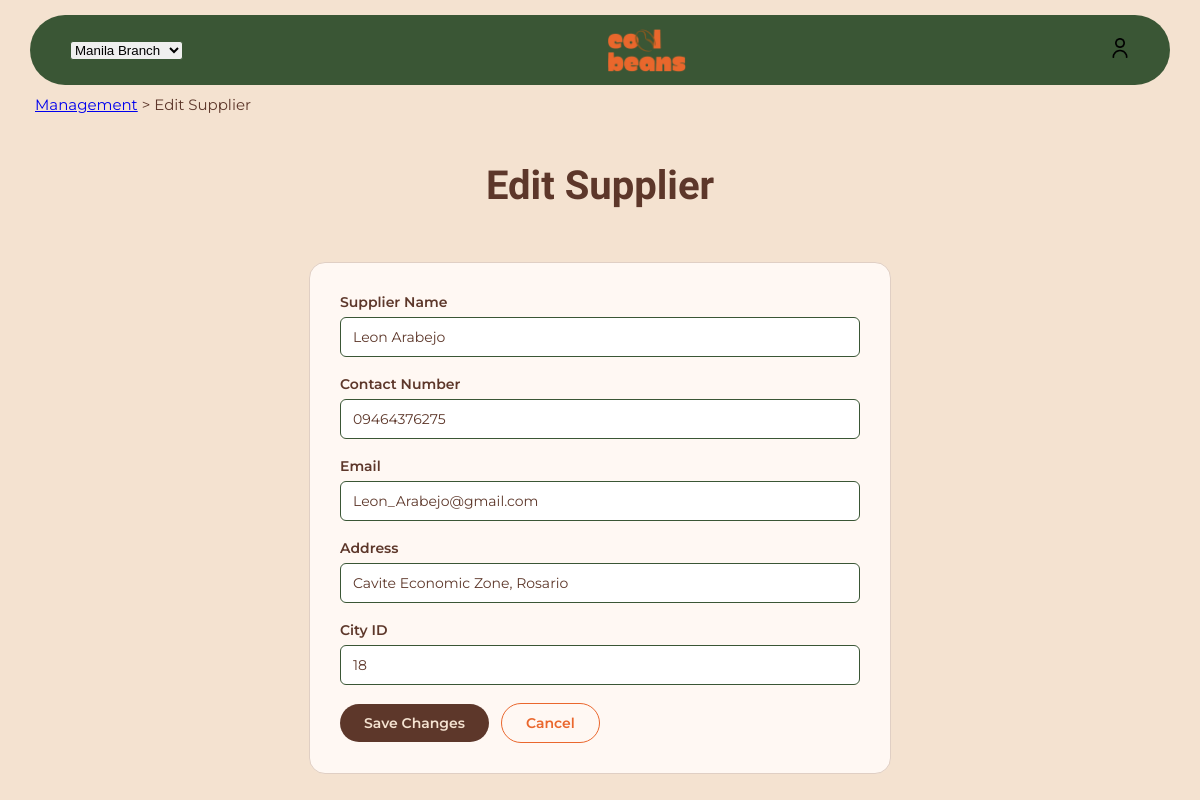
Page /coffee-backend/suppliers/edit_suppliers.php?id=3 on the committed database.
### tables this page shows
CREATE TABLE IF NOT EXISTS `supplier` (
  `supplier_id` INT NOT NULL AUTO_INCREMENT,
  `supplier_name` VARCHAR(100) NOT NULL,
  `contact_number` VARCHAR(45) NOT NULL,
  `email` VARCHAR(100) NOT NULL,
  `address` VARCHAR(255) NULL,
  `city_id` INT NOT NULL,
  PRIMARY KEY (`supplier_id`),
  UNIQUE INDEX `supplier_id_UNIQUE` (`supplier_id` ASC) VISIBLE,
  INDEX `fk_supplier_city1_idx` (`city_id` ASC) VISIBLE,
  CONSTRAINT `fk_supplier_city1`
    FOREIGN KEY (`city_id`)
    REFERENCES `city` (`city_id`)
    ON DELETE NO ACTION
    ON UPDATE NO ACTION);

### coffee-backend/suppliers/edit_suppliers.php (the view, shortened to what this page needs)
<?php
include("../config/db-connect.php");
$id = $_GET['id'];
$stmt = $conn->prepare("SELECT * FROM supplier WHERE supplier_id = ?");
$stmt->bind_param("i", $id);
$stmt->execute();
$supplier = $stmt->get_result()->fetch_assoc();
?>
<!DOCTYPE html>
<html>
<head>
    <link rel="stylesheet" href="../../public/common/style_mgmt.css">
</head>
<body>
    <header>
        <nav>
            <select>
                <option>Manila Branch</option>
            </select>
            <img src="../../public/common/logo.png" class="logo" alt="Cool Beans Logo" />
            <a href=""><img src="../../public/common/user.png" class="icons" /></a>
        </nav>
    </header>
    <div class="breadcrumb">
        <p><a href="../management/management.php">Management</a> &gt; Edit Supplier</p>
    </div>
    <h2>Edit Supplier</h2>
    <div class="form-container">
        <form method="POST" action="edit_suppliers.php?id=<?= $supplier['supplier_id'] ?>">
            <div class="form-group">
                <label>Supplier Name</label>
                <input type="text" name="supplier_name" value="<?= $supplier['supplier_name'] ?>" required>
            </div>
            <div class="form-group">
                <label>Contact Number</label>
                <input type="text" name="contact_number" value="<?= $supplier['contact_number'] ?>">
            </div>
            <div class="form-group">
                <label>Email</label>
                <input type="email" name="email" value="<?= $supplier['email'] ?>">
            </div>
            <div class="form-group">
                <label>Address</label>
                <input type="text" name="address" value="<?= $supplier['address'] ?>">
            </div>
            <div class="form-group">
                <label>City ID</label>
                <input type="number" name="city_id" value="<?= $supplier['city_id'] ?>">
            </div>
            <div class="btn-row">
                <button type="submit">Save Changes</button>
                <a class="cancel-btn" href="../management/management.php?tab=supplier-management">Cancel</a>
            </div>
        </form>
    </div>
</body>
</html>

### public/common/style_mgmt.css (style rules this page uses)
body { background-color: #F4E2D0; color: #5D372A; font-family: 'Montserrat', sans-serif; margin: 0; display: flex; flex-direction: column; align-items: center; }
h2 { font-family: 'Notable', sans-serif; font-size: 40px; color: #5D372A; text-align: center; }
header { width: 95%; display: flex; justify-content: center; position: fixed; top: 15px; z-index: 1000; }
header nav { display: flex; align-items: center; justify-content: space-between; width: 95%; height: 70px; border-radius: 70px; background-color:#3A5635; padding: 0 40px; position: relative; }
header a { text-decoration: none; color: black; font-size: 14px; font-weight: 600; }
.logo { height: 45px; }
.icons { height: 20px; }
.breadcrumb { margin-top: 80px; font-size: 15px; display: flex; align-self: flex-start; padding: 0 0 0 35px; }
input, select { border: solid 1px #3A5635; border-radius: 3px; }
.form-container { width: 90%; max-width: 520px; margin: 20px auto; padding: 30px; background-color: #fff8f3; border: 1px solid #e0cfc4; border-radius: 16px; }
.form-group { display: flex; flex-direction: column; gap: 6px; margin-bottom: 18px; }
.form-group label { font-weight: 600; font-size: 14px; color: #5D372A; }
.form-group input, .form-group select, .form-group textarea { padding: 10px 12px; border: 1px solid #3A5635; border-radius: 6px; font-family: 'Montserrat', sans-serif; font-size: 14px; color: #5D372A; background-color: #fff; width: 100%; box-sizing: border-box; }
.btn-row { display: flex; gap: 12px; margin-top: 8px; align-items: center; }
.btn-row button[type="submit"] { background-color: #5D372A; color: #F4E2D0; border: none; padding: 10px 24px; border-radius: 20px; font-family: 'Montserrat', sans-serif; font-weight: 600; font-size: 14px; cursor: pointer; }
.cancel-btn { padding: 10px 24px; border: 1px solid #EA672D; border-radius: 20px; text-decoration: none; color: #EA672D; font-weight: 600; font-size: 14px; }

### rows in the picture
supplier: supplier_name "Leon Arabejo", contact_number "09464376275", email "Leon_Arabejo@gmail.com", address "Cavite Economic Zone, Rosario", city_id "18"
